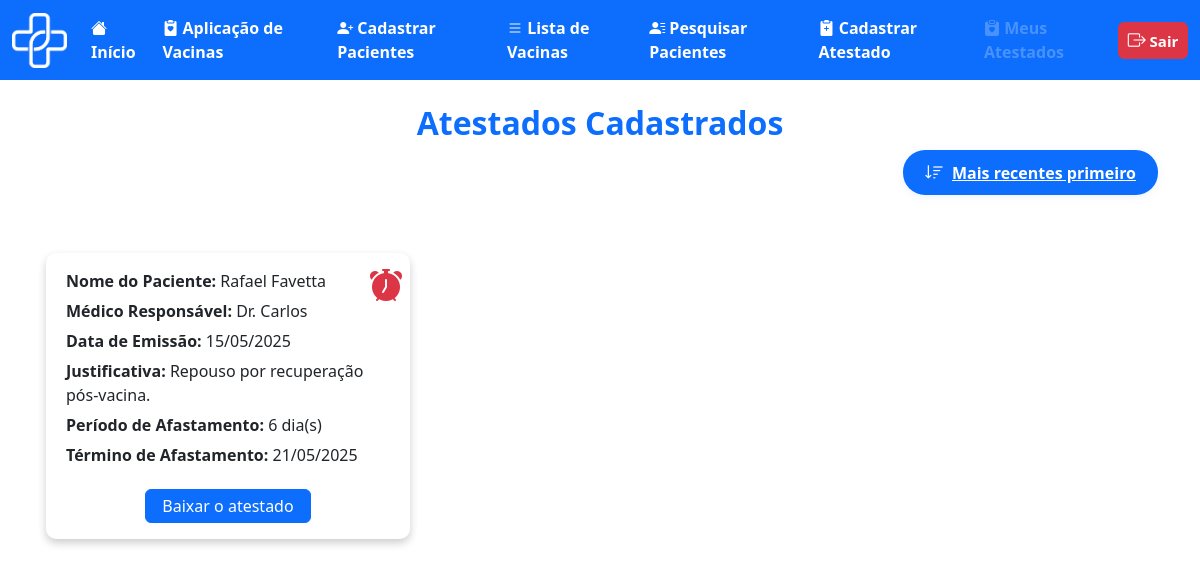
Before: /medica/atestado_medico.php (signed in) with the older database file.
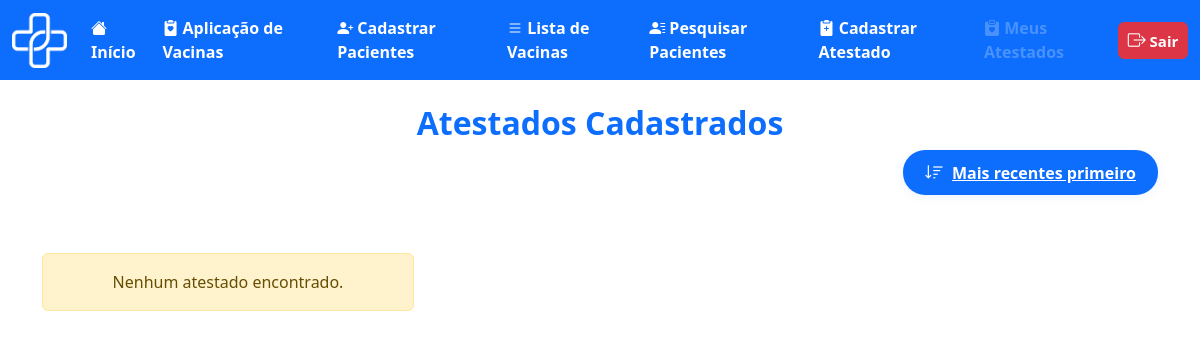
After: the same page with the newer database file.
### tables this page shows
CREATE TABLE `atestado` (
  `id_atestado` int(11) NOT NULL,
  `id_paci` int(11) NOT NULL,
  `id_medico` int(11) NOT NULL,
  `data_inicio` date NOT NULL,
  `data_fim` date NOT NULL,
  `justificativa` text DEFAULT NULL
);

CREATE TABLE `usuario` (
  `id_usuario` int(11) NOT NULL,
  `nome_usuario` varchar(100) NOT NULL,
  `cpf` varchar(11) NOT NULL,
  `email_usuario` varchar(100) NOT NULL,
  `tel_usuario` varchar(11) NOT NULL,
  `genero_usuario` char(1) NOT NULL CHECK (`genero_usuario` in ('M','F','O')),
  `naci_usuario` date NOT NULL,
  `peso_usuario` decimal(5,2) NOT NULL,
  `tipo_sang_usuario` varchar(3) NOT NULL,
  `med_usuario` varchar(100) NOT NULL,
  `doen_usuario` varchar(255) NOT NULL,
  `ale_usuario` varchar(255) NOT NULL,
  `cep_usuario` varchar(8) NOT NULL,
  `endereco` varchar(255) NOT NULL,
  `cidade` varchar(255) NOT NULL,
  `nc_usuario` int(10) NOT NULL,
  `senha` varchar(100) NOT NULL,
  `grupo_especial` varchar(50) DEFAULT NULL
);

CREATE TABLE `medico` (
  `id_medico` int(11) NOT NULL,
  `nome_medico` varchar(100) NOT NULL,
  `cpf` varchar(11) NOT NULL,
  `email_medico` varchar(100) NOT NULL,
  `tel_medico` varchar(11) NOT NULL,
  `coren_crm` varchar(20) NOT NULL,
  `tipo_medico` varchar(50) NOT NULL,
  `naci_medico` date NOT NULL,
  `id_posto` int(11) NOT NULL,
  `senha` varchar(100) NOT NULL
);

### medica/atestado_medico.php (the view, shortened to what this page needs)
<?php
require_once '../outros/db_connect.php';
$id_medico = $_SESSION['id_medico'];
$ordem = (isset($_GET['ordem']) && $_GET['ordem'] === 'asc') ? 'asc' : 'desc';
$ordem_sql = ($ordem === 'asc') ? 'ASC' : 'DESC';
$sql = "SELECT
            a.id_atestado,
            u.nome_usuario AS nome_paciente,
            m.nome_medico AS medico_responsavel,
            a.data_inicio AS data_emissao,
            a.justificativa,
            DATEDIFF(a.data_fim, a.data_inicio) AS periodo_afastamento
        FROM atestado a
        JOIN usuario u ON a.id_paci = u.id_usuario
        JOIN medico m ON a.id_medico = m.id_medico
        WHERE a.id_medico = ?
        ORDER BY a.data_inicio $ordem_sql";
$stmt = $conn->prepare($sql);
$stmt->bind_param("i", $id_medico);
$stmt->execute();
$result = $stmt->get_result();
?>
<!DOCTYPE html>
<html lang="pt-BR">
<head>
    <link href="https://cdn.jsdelivr.net/npm/bootstrap@5.3.0/dist/css/bootstrap.min.css" rel="stylesheet">
    <link href="https://cdn.jsdelivr.net/npm/bootstrap-icons/font/bootstrap-icons.css" rel="stylesheet">
</head>
<body>
    <nav class="navbar navbar-expand-lg bg-primary" data-bs-theme="dark">
        <div class="container-fluid">
            <div class="d-flex align-items-center">
                <img src="../img/logo_vetor.png" alt="Logo DigitalVac" width="55" height="55" class="me-3">
            </div>
            <div class="collapse navbar-collapse" id="navbarNavAltMarkup">
                <div class="navbar-nav">
                    <a class="nav-link active fs-6 fw-bold" href="telainicio.php">
                        <i class="bi bi-house-fill"></i> Início
                    </a>
                    <a class="nav-link active fs-6 fw-bold" href="cadastroaplic.php">
                        <i class="bi bi-clipboard2-heart-fill"></i> Aplicação de Vacinas
                    </a>
                    <a class="nav-link active fs-6 fw-bold" href="cadastropac.html">
                        <i class="bi bi-person-plus-fill"></i> Cadastrar Pacientes
                    </a>
                    <a class="nav-link active fs-6 fw-bold" href="listavac.php">
                        <i class="bi bi-list"></i> Lista de Vacinas
                    </a>
                    <a class="nav-link active fs-6 fw-bold" href="pesquisa_paciente.php">
                        <i class="bi bi-person-lines-fill"></i> Pesquisar Pacientes
                    </a>
                    <a class="nav-link active fs-6 fw-bold" href="cadastroatestado.php">
                        <i class="bi bi-clipboard2-plus-fill"></i> Cadastrar Atestado
                    </a>
                    <a class="nav-link disabled fs-6 fw-bold" aria-disabled="true" href="atestado_medico.php">
                        <i class="bi bi-clipboard-heart-fill"></i> Meus Atestados
                    </a>
                </div>
                <ul class="navbar-nav ms-auto">
                    <li class="nav-item">
                        <a class="btn btn-danger fw-bold px-2 py-1" style="font-size: 15px; min-width: 70px;"
                            href="../outros/sair.php">
                            <i class="bi bi-box-arrow-right" style="font-size: 18px;"></i> Sair
                        </a>
                    </li>
                </ul>
            </div>
        </div>
    </nav>
    <div class="container mt-4" style="margin-bottom: 40px;">
        <h2 class="text-center text-primary fw-bold">Atestados Cadastrados</h2>
        <div class="filter-bar">
            <a href="?ordem=<?php echo $ordem === 'desc' ? 'asc' : 'desc'; ?>" class="filter-btn"
                title="Alterar ordem dos atestados">
                <i class="bi <?php echo $ordem === 'desc' ? 'bi-sort-down' : 'bi-sort-up'; ?>"></i>
                <?php echo $ordem === 'desc' ? 'Mais recentes primeiro' : 'Mais antigos primeiro'; ?>
            </a>
        </div>
        <div class="row row-cols-1 row-cols-md-3 g-2"
            style="margin-top:32px; max-width:1200px; margin-left:auto; margin-right:auto;">
            <?php if ($result->num_rows > 0): ?>
                <?php
                $today = date('Y-m-d');
                while ($row = $result->fetch_assoc()):
                    $sql_fim = "SELECT data_fim FROM atestado WHERE id_atestado = ?";
                    $stmt_fim = $conn->prepare($sql_fim);
                    $stmt_fim->bind_param("i", $row['id_atestado']);
                    $stmt_fim->execute();
                    $res_fim = $stmt_fim->get_result();
                    $data_fim = $res_fim->fetch_assoc()['data_fim'];
                    $is_expired = ($data_fim < $today);
                    ?>
                    <div class="col mb-2 d-flex align-items-stretch">
                        <div class="card position-relative w-100">
                            <span class="position-absolute top-0 end-0 p-2">
                                <?php if ($is_expired): ?>
                                    <i class="bi bi-alarm-fill text-danger" title="Atestado vencido" style="font-size: 2rem;"></i>
                                <?php else: ?>
                                    <i class="bi bi-alarm-fill text-success" title="Atestado válido" style="font-size: 2rem;"></i>
                                <?php endif; ?>
                            </span>
                            <p><strong>Nome do Paciente:</strong> <?php echo htmlspecialchars($row['nome_paciente']); ?></p>
                            <p><strong>Médico Responsável:</strong> <?php echo htmlspecialchars($row['medico_responsavel']); ?>
                            </p>
                            <p><strong>Data de Emissão:</strong>
                                <?php echo htmlspecialchars(date('d/m/Y', strtotime($row['data_emissao']))); ?></p>
                            <p><strong>Justificativa:</strong> <?php echo htmlspecialchars($row['justificativa']); ?></p>
                            <p><strong>Período de Afastamento:</strong>
                                <?php echo htmlspecialchars($row['periodo_afastamento']); ?> dia(s)</p>
                            <?php
                            $data_fim_formatada = '';
                            if (!empty($data_fim)) {
                                $data_fim_formatada = date('d/m/Y', strtotime($data_fim));
                            }
                            ?>
                            <p><strong>Término de Afastamento:</strong> <?php echo htmlspecialchars($data_fim_formatada); ?></p>
                            <div class="text-center mt-3">
                                <a href="download_atestado.php?id=<?php echo $row['id_atestado']; ?>"
                                    class="btn btn-primary">Baixar o atestado</a>
                            </div>
                        </div>
                    </div>
                <?php endwhile; ?>
            <?php else: ?>
                <p class="alert alert-warning text-center">Nenhum atestado encontrado.</p>
            <?php endif; ?>
        </div>
    </div>
</body>
</html>

### medica/atestado_medico.php (style rules this page uses)
.container { max-width: 95%; }
.filter-btn { display: inline-flex; align-items: center; gap: 0.5em; background: #0d6efd; color: #fff; border: none; border-radius: 22px; padding: 8px 22px; font-size: 1rem; font-weight: 600; box-shadow: 0 2px 10px rgba(13, 110, 253, 0.08); transition: background 0.2s, box-shadow 0.2s; margin-bottom: 18px; }
.filter-btn i { font-size: 1.2em; }
.filter-bar { display: flex; justify-content: flex-end; align-items: center; margin-bottom: 0; border-bottom: none !important; }
.filter-bar, .filter-bar+hr, .filter-bar:after { border-bottom: none !important; }
.card { border: none; box-shadow: 0 4px 8px rgba(0, 0, 0, 0.2); border-radius: 10px; margin-bottom: 20px; padding: 16px 20px !important; }
@media (min-width: 576px) { .card { max-width: 500px; margin-left: auto; margin-right: auto; } }
.card p { margin-bottom: 6px; }
.card .btn { padding: 4px 16px; font-size: 1rem; }

Changed rows visible on the page:
removed atestado: id_paci.nome_usuario "Rafael Favetta", id_medico.nome_medico "Dr. Carlos", data_inicio "15/05/2025", justificativa "Repouso por recuperação pós-vacina.", periodo_afastamento "6", data_fim "21/05/2025"
Other visible differences:
text now shown: "Nenhum atestado encontrado."
